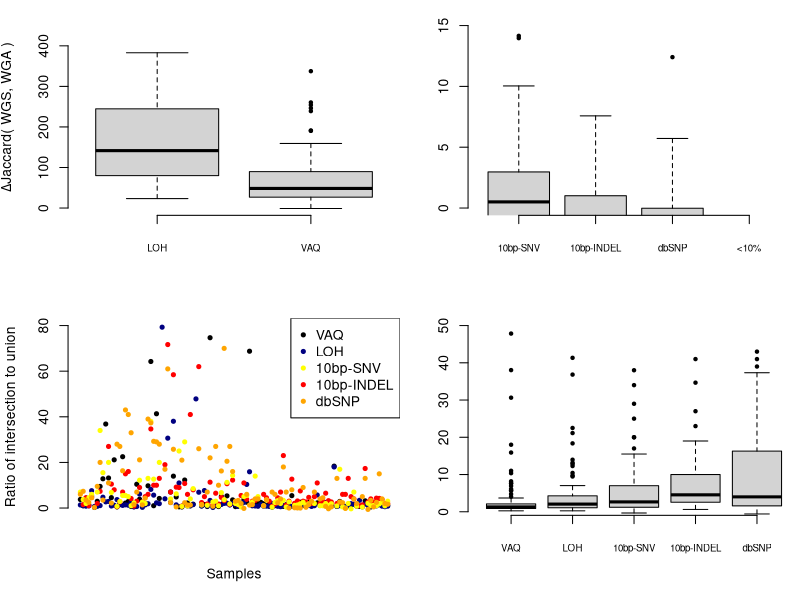
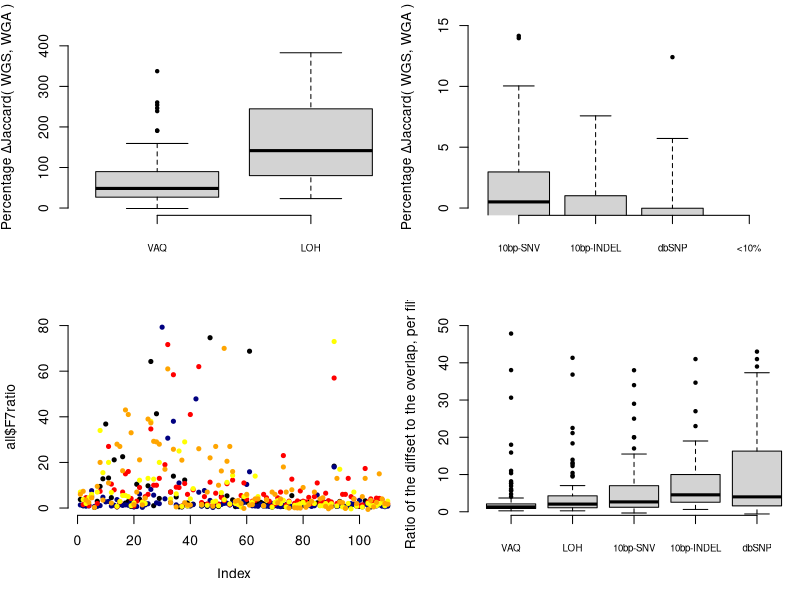

R code for these plots, in order:
###################################
## first do the Jaccard analysis ##
###################################

## this table has the size of the overlap and the size of the total, everything for the "before" Jaccard, for each sample
data1 = read.table( "../FIGURE_DATA/STD40_unfiltered_overlap.txt", header=T, stringsAsFactors=FALSE )
## this table has the number of mutations excluded from the total for each sample for each filter
data2 = read.table( "../FIGURE_DATA/numbers_excluded_by_filter_MUTATION_CALLS_STD40.txt", header=T, stringsAsFactors=FALSE )
## this table has the number of mutations for each sample/filter that were excluded FOR THE OVERLAP
data3 = read.table( "../FIGURE_DATA/overlap_numbers_excluded_by_filter_MUTATION_CALLS_STD40.txt", header=T, stringsAsFactors=FALSE )

## from data1, we want the following columns: SAMPLE, OVERLAP, TOTAL
## (Jaccard^before( WGS, WGA )=OVERLAP/TOTAL
data1$DIFFERENCE<-NULL
data1$ONLY_WGA.C282.<-NULL
data1$TOTAL_WGA.C282.<-NULL
data1$ONLY_WGS.C484.<-NULL
data1$TOTAL_WGS.C484.<-NULL
data1$PERCENT_OVERLAP_by_ALL<-NULL
data1$PERCENT_OVERLAP_by_WGA.282<-NULL
data1$PERCENT_OVERLAP_by_WGS.484<-NULL
data1$PERCENT_DIFFERENCE_by_ALL<-NULL
data1$PERCENT_DIFFERENCE_by_WGA.282<-NULL
data1$PERCENT_DIFFERENCE_by_WGS.484<-NULL

data1$Jaccard.before<-data1$OVERLAP/data1$TOTAL

## from data2 (excluded by filter from SAMPLE), we want SAMPLE, FILT_3, FILT_4, FILT_5, FILT_6, FILT_7 (renamed tot.)
# change C282 and C484 to a new column, type
data2$newtype<-"NA"
data2$newname<-"NA"
for (i in 1:length(data2$SAMPLE)){
	oldname<-data2$SAMPLE[ i ]
	newname<-substr( oldname, 6, 18 )
	data2$newname[ i ]<-newname
}
for (i in 1:length(data2$SAMPLE)){
	oldname<-data2$SAMPLE[ i ]
	newtype<-substr( oldname, 1, 5 )
	data2$newtype[ i ]<-newtype
}
# divide data2 into two data frames, by type
WGA<-data2[data2$newtype=="C282.",]
WGS<-data2[data2$newtype=="C484.",]
# WGA change the name of the columns in each new dataframe, and get rid of the type column
for (i in 1:length(WGA$SAMPLE)){
	WGA$SAMPLE[ i ]<-WGA$newname[ i ]
}
WGA$newname<-NULL
WGA$newtype<-NULL
names( WGA )[ 2 ] <- "WGA.tot.F2"
names( WGA )[ 3 ] <- "WGA.tot.F3"
names( WGA )[ 4 ] <- "WGA.tot.F4"
names( WGA )[ 5 ] <- "WGA.tot.F5"
names( WGA )[ 6 ] <- "WGA.tot.F6"
names( WGA )[ 7 ] <- "WGA.tot.F7"
names( WGA )[ 8 ] <- "WGA.tot.F8"
# WGS change the name of the columns in each new dataframe, and get rid of the type column
for (i in 1:length(WGS$SAMPLE)){
	WGS$SAMPLE[ i ]<-WGS$newname[ i ]
}
WGS$newname<-NULL
WGS$newtype<-NULL
names( WGS )[ 2 ] <- "WGS.tot.F2"
names( WGS )[ 3 ] <- "WGS.tot.F3"
names( WGS )[ 4 ] <- "WGS.tot.F4"
names( WGS )[ 5 ] <- "WGS.tot.F5"
names( WGS )[ 6 ] <- "WGS.tot.F6"
names( WGS )[ 7 ] <- "WGS.tot.F7"
names( WGS )[ 8 ] <- "WGS.tot.F8"
# merge the two data frames with data1
merged1<-merge( data1, WGA )
merged2<-merge( merged1, WGS )

## from data3 (excluded by sample from OVERLAP), we want SAMPLE, FILT_3, FILT_4, FILT_5, FILT_6, FILT_7 (renamed over.)
names( data3 )[ 2 ] <- "over.F2"
names( data3 )[ 4 ] <- "over.F3"
names( data3 )[ 6 ] <- "over.F4"
names( data3 )[ 8 ] <- "over.F5"
names( data3 )[ 10 ] <- "over.F6"
names( data3 )[ 12 ] <- "over.F7"
names( data3 )[ 14 ] <- "over.F8"
data3$FILT_2_PERCENT<-NULL
data3$FILT_3_PERCENT<-NULL
data3$FILT_4_PERCENT<-NULL
data3$FILT_5_PERCENT<-NULL
data3$FILT_6_PERCENT<-NULL
data3$FILT_7_PERCENT<-NULL
data3$FILT_8_PERCENT<-NULL
mergedData<-merge( merged2, data3 )

## per filter, 
## (Jaccard^after( WGS, WGA )=(OVERLAP - over.F3)/(TOTAL - WGS.tot.F3 - WGA.tot.F3 + over.F3)
mergedData$F2.overlap<-mergedData$OVERLAP-mergedData$over.F2
mergedData$F3.overlap<-mergedData$OVERLAP-mergedData$over.F3
mergedData$F4.overlap<-mergedData$OVERLAP-mergedData$over.F4
mergedData$F5.overlap<-mergedData$OVERLAP-mergedData$over.F5
mergedData$F6.overlap<-mergedData$OVERLAP-mergedData$over.F6
mergedData$F7.overlap<-mergedData$OVERLAP-mergedData$over.F7
mergedData$F8.overlap<-mergedData$OVERLAP-mergedData$over.F8

mergedData$F2.total<-mergedData$TOTAL-mergedData$WGS.tot.F2-mergedData$WGA.tot.F2+mergedData$over.F2
mergedData$F3.total<-mergedData$TOTAL-mergedData$WGS.tot.F3-mergedData$WGA.tot.F3+mergedData$over.F3
mergedData$F4.total<-mergedData$TOTAL-mergedData$WGS.tot.F4-mergedData$WGA.tot.F4+mergedData$over.F4
mergedData$F5.total<-mergedData$TOTAL-mergedData$WGS.tot.F5-mergedData$WGA.tot.F5+mergedData$over.F5
mergedData$F6.total<-mergedData$TOTAL-mergedData$WGS.tot.F6-mergedData$WGA.tot.F6+mergedData$over.F6
mergedData$F7.total<-mergedData$TOTAL-mergedData$WGS.tot.F7-mergedData$WGA.tot.F7+mergedData$over.F7
mergedData$F8.total<-mergedData$TOTAL-mergedData$WGS.tot.F8-mergedData$WGA.tot.F8+mergedData$over.F8

mergedData$Jaccard.F2<-mergedData$F2.overlap/mergedData$F2.total
mergedData$Jaccard.F3<-mergedData$F2.overlap/mergedData$F3.total
mergedData$Jaccard.F4<-mergedData$F2.overlap/mergedData$F4.total
mergedData$Jaccard.F5<-mergedData$F2.overlap/mergedData$F5.total
mergedData$Jaccard.F6<-mergedData$F2.overlap/mergedData$F6.total
mergedData$Jaccard.F7<-mergedData$F2.overlap/mergedData$F7.total
mergedData$Jaccard.F8<-mergedData$F2.overlap/mergedData$F8.total

## finally, calculate delta( Jaccard )

mergedData$delta.Jaccard.F2<-((mergedData$Jaccard.F2-mergedData$Jaccard.before)/mergedData$Jaccard.before)*100
mergedData$delta.Jaccard.F3<-((mergedData$Jaccard.F3-mergedData$Jaccard.before)/mergedData$Jaccard.before)*100
mergedData$delta.Jaccard.F4<-((mergedData$Jaccard.F4-mergedData$Jaccard.before)/mergedData$Jaccard.before)*100
mergedData$delta.Jaccard.F5<-((mergedData$Jaccard.F5-mergedData$Jaccard.before)/mergedData$Jaccard.before)*100
mergedData$delta.Jaccard.F6<-((mergedData$Jaccard.F6-mergedData$Jaccard.before)/mergedData$Jaccard.before)*100
mergedData$delta.Jaccard.F7<-((mergedData$Jaccard.F7-mergedData$Jaccard.before)/mergedData$Jaccard.before)*100
mergedData$delta.Jaccard.F8<-((mergedData$Jaccard.F8-mergedData$Jaccard.before)/mergedData$Jaccard.before)*100

##################################################
## THEN DO THE DIFFSET ANALYSIS WITH THE RATIOS ##
##################################################

## LOAD DATA

data4=read.table( "../FIGURE_DATA/overlap_numbers_excluded_by_filter_MUTATION_CALLS_STD40.txt", header=T, stringsAsFactors=FALSE )
data5=read.table( "../FIGURE_DATA/numbers_excluded_by_filter_MUTATION_CALLS_STD40.txt", header=T, stringsAsFactors=FALSE )

## now re-name and delete columns
names( data4 )[ 2 ] <- "F2overlap"
names( data4 )[ 4 ] <- "F3overlap"
names( data4 )[ 6 ] <- "F4overlap"
names( data4 )[ 8 ] <- "F5overlap"
names( data4 )[ 10 ] <- "F6overlap"
names( data4 )[ 12 ] <- "F7overlap"
names( data4 )[ 14 ] <- "F8overlap"

data4$FILT_2_PERCENT<-NULL
data4$FILT_3_PERCENT<-NULL
data4$FILT_4_PERCENT<-NULL
data4$FILT_5_PERCENT<-NULL
data4$FILT_6_PERCENT<-NULL
data4$FILT_7_PERCENT<-NULL
data4$FILT_8_PERCENT<-NULL

## now merge the two data frames
for (i in 1:length(data4$SAMPLE)){
	short<-data4$SAMPLE[ i ]
	newname<-paste( "C282", short, sep="." )
	data4$SAMPLE[ i ]<-newname
}

# duplicate the data.frame
newdata <- data4

# change C282 to C484
for (i in 1:length(newdata$SAMPLE)){
	short <- newdata$SAMPLE[ i ]
	old <- substring( short, 6, )
	newname <- paste( "C484", old, sep="." )
	newdata$SAMPLE[ i ]<-newname
}

# add the two together
overlapdata <- merge(data4, newdata, all=TRUE )

# merge with data5...
names( data5 )[ 2 ] <- "F2all"
names( data5 )[ 3 ] <- "F3all"
names( data5 )[ 4 ] <- "F4all"
names( data5 )[ 5 ] <- "F5all"
names( data5 )[ 6 ] <- "F6all"
names( data5 )[ 7 ] <- "F7all"
names( data5 )[ 8 ] <- "F8all"

all <- merge( overlapdata, data5 )

## then calculate the diffset size
all$F2diff <- all$F2all - all$F2overlap
all$F3diff <- all$F3all - all$F3overlap
all$F4diff <- all$F4all - all$F4overlap
all$F5diff <- all$F5all - all$F5overlap
all$F6diff <- all$F6all - all$F6overlap
all$F7diff <- all$F7all - all$F7overlap
all$F8diff <- all$F8all - all$F8overlap

## a ratio ...
all$F2ratio <- all$F2diff / all$F2overlap
all$F3ratio <- all$F3diff / all$F3overlap
all$F4ratio <- all$F4diff / all$F4overlap
all$F5ratio <- all$F5diff / all$F5overlap
all$F6ratio <- all$F6diff / all$F6overlap
all$F7ratio <- all$F7diff / all$F7overlap
all$F8ratio <- all$F8diff / all$F8overlap

## add normalized ratio...
#all$F2ratioNORM <- (all$F2diff/all$F2all) / (all$F2overlap/all$F2all)
#all$F3ratioNORM <- (all$F3diff/all$F2all) / (all$F3overlap/all$F2all)
#all$F4ratioNORM <- (all$F4diff/all$F2all) / (all$F4overlap/all$F2all)
#all$F5ratioNORM <- (all$F5diff/all$F2all) / (all$F5overlap/all$F2all)
#all$F6ratioNORM <- (all$F6diff/all$F2all) / (all$F6overlap/all$F2all)
#all$F7ratioNORM <- (all$F7diff/all$F2all) / (all$F7overlap/all$F2all)
#all$F8ratioNORM <- (all$F8diff/all$F2all) / (all$F8overlap/all$F2all)

## then make some averages...

## ratio averages...
all$F3ratio[all$F3ratio=="Inf"] <- NA
all$F3ratio[all$F3ratio=="NaN"] <- NA
mean(all$F3ratio, na.rm=TRUE)
median(all$F3ratio, na.rm=TRUE)

all$F4ratio[all$F4ratio=="Inf"] <- NA
all$F4ratio[all$F4ratio=="NaN"] <- NA
mean(all$F4ratio, na.rm=TRUE)
median(all$F4ratio, na.rm=TRUE)

all$F5ratio[all$F5ratio=="Inf"] <- NA
all$F5ratio[all$F5ratio=="NaN"] <- NA
mean(all$F5ratio, na.rm=TRUE)
median(all$F5ratio, na.rm=TRUE)

all$F6ratio[all$F6ratio=="Inf"] <- NA
all$F6ratio[all$F6ratio=="NaN"] <- NA
mean(all$F6ratio, na.rm=TRUE)
median(all$F6ratio, na.rm=TRUE)

all$F7ratio[all$F7ratio=="Inf"] <- NA
all$F7ratio[all$F7ratio=="NaN"] <- NA
mean(all$F7ratio, na.rm=TRUE)
median(all$F7ratio, na.rm=TRUE)

########################################################
## THEN MAKE FIGURE 6 (COMPOUND FIGURE) FOR THE PAPER ##
########################################################

#pdf( "../FIGURE_PDFS/Figure5.pdf", width=6, height=5 )
par(bty='n', mfrow=c(2,2), mar=c(5.1,4.1,1.1,0) )

boxplot( mergedData[,c(52,50)], ylim=c(0,450), xaxt='n', ylab=expression(paste( Delta, "Jaccard( WGS, WGA )")), pch=20 )
axis( 1, at=1:2, padj = 0.8, cex.axis=0.7, labels=c( "LOH", "VAQ" ) )

boxplot( mergedData[,c(49,48,51,53)], ylim=c(0,15), xaxt='n', ylab="", pch=20 )
axis( 1, at=1:4, padj = 0.8, cex.axis=0.7, labels=c( "10bp-SNV", "10bp-INDEL", "dbSNP", "<10%" ) )

plot( all$F7ratio, ylim=c(0,80), pch=20, col='black', ylab="Ratio of intersection to union", xaxt='n', xlab="Samples" )
points( all$F5ratio, pch=20, col='navy' )
points( all$F3ratio, pch=20, col='red' )
points( all$F4ratio, pch=20, col='yellow' )
points( all$F6ratio, pch=20, col='orange' )
legend( 'topright', c( "VAQ", "LOH", "10bp-SNV", "10bp-INDEL", "dbSNP" ), col=c( 'black', 'navy', 'yellow', 'red', 'orange' ), pch=20 )

boxplot( all[,c(26,28,25,24,27)], ylim=c(1,50), xaxt='n', pch=20, ylab="" )
axis( 1, at=1:5, padj=0.8, cex.axis=0.7, labels=c( "VAQ", "LOH", "10bp-SNV", "10bp-INDEL", "dbSNP" ) )
#dev.off()


##############
## OLD CODE ##
##############

#pdf( "../FIGURE_PDFS/Jaccard1.pdf", width=6, height=5 )
par(bty='n', mar=c(5.1,4.1,1.1,0) )
boxplot( mergedData[,c(50,52)], ylim=c(0,450), xaxt='n', ylab=expression(paste( "Percentage ", Delta, "Jaccard( WGS, WGA )")), pch=20 )
axis( 1, at=1:2, padj = 0.8, cex.axis=0.7, labels=c( "VAQ", "LOH" ) )
#dev.off()

#pdf( "../FIGURE_PDFS/Jaccard2.pdf", width=6, height=5 )
par(bty='n', mar=c(5.1,4.1,1.1,0))
boxplot( mergedData[,c(49,48,51,53)], ylim=c(0,15), xaxt='n', ylab=expression(paste( "Percentage ", Delta, "Jaccard( WGS, WGA )")), pch=20 )
axis( 1, at=1:4, padj = 0.8, cex.axis=0.7, labels=c( "10bp-SNV", "10bp-INDEL", "dbSNP", "<10%" ) )
#dev.off()

#pdf( "../FIGURE_PDFS/Diffset_bypoints.pdf" )
par(bty='n')
plot( all$F7ratio, ylim=c(0,80), pch=20, col='black' )
points( all$F5ratio, pch=20, col='navy' )
points( all$F3ratio, pch=20, col='red' )
points( all$F4ratio, pch=20, col='yellow' )
points( all$F6ratio, pch=20, col='orange' )
#dev.off()

# and here is a boxplot...
#24-28
#pdf( "../FIGURE_PDFS/Diffset_bybars.pdf" )
par(bty='n')
boxplot( all[,c(26,28,25,24,27)], ylim=c(1,50), xaxt='n', pch=20, ylab="Ratio of the diffset to the overlap, per filter" )
axis( 1, at=1:5, padj=0.8, cex.axis=0.7, labels=c( "VAQ", "LOH", "10bp-SNV", "10bp-INDEL", "dbSNP" ) )
#dev.off()
